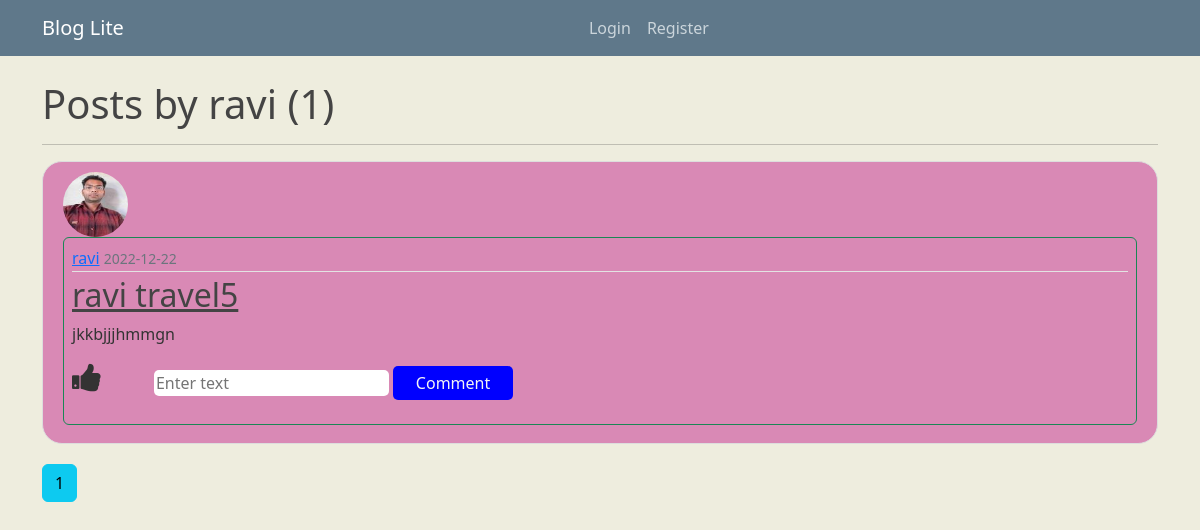
Page /user/ravi on the earlier database version.
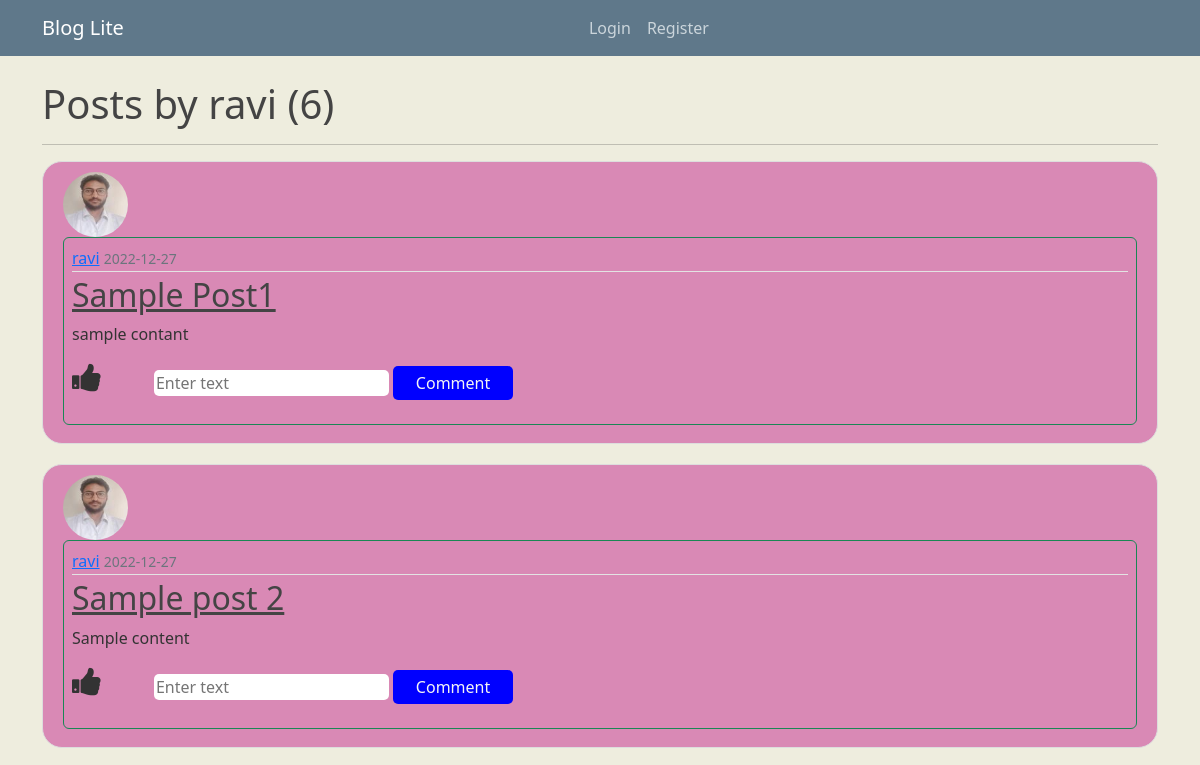
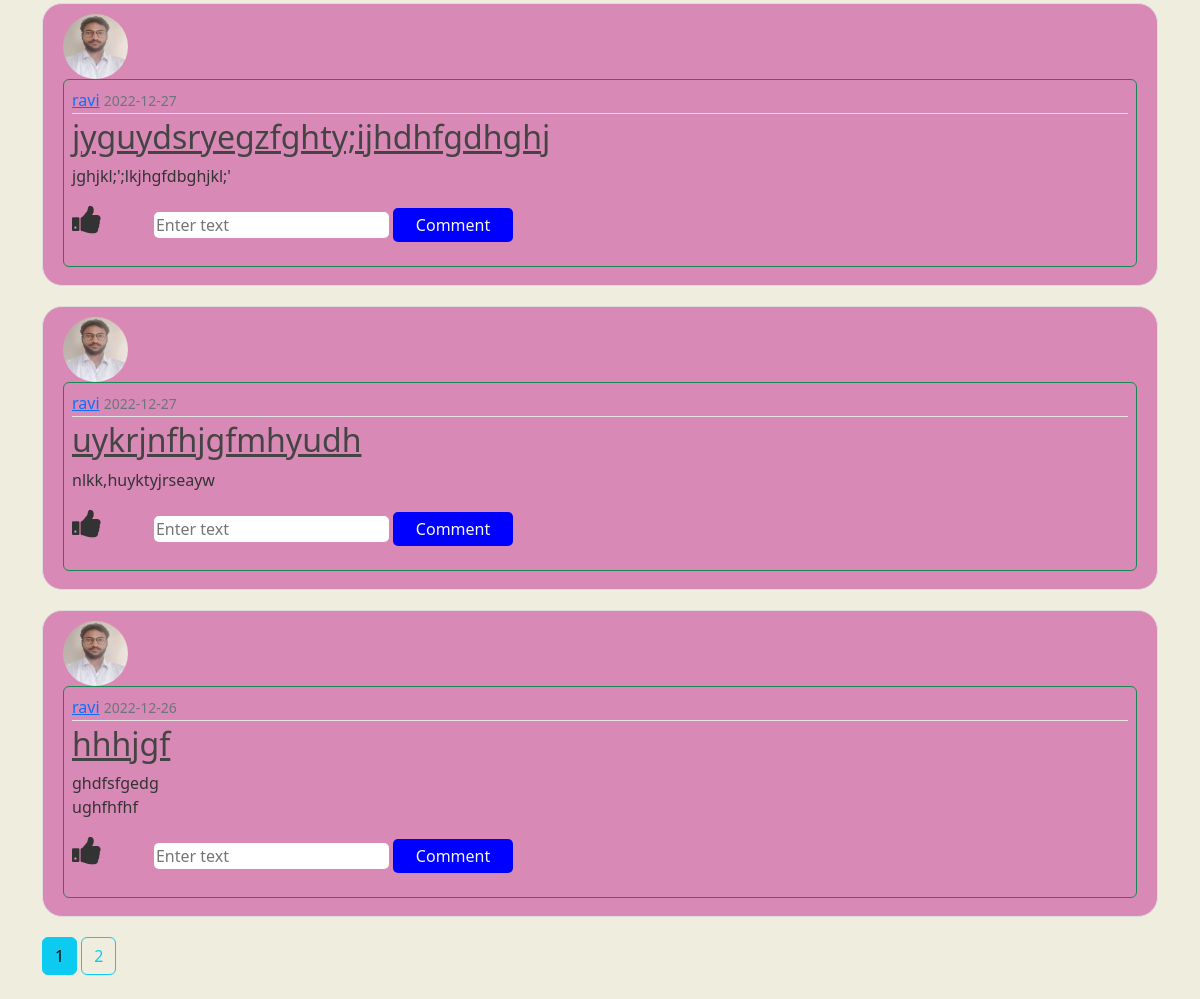
Same page on the later database version (2 pictures, top to bottom).
### flaskblog/models.py (models this page shows, shortened)
class Post(db.Model):
    id = db.Column(db.Integer, primary_key=True)
    title = db.Column(db.String(100), nullable=False)
    post_image = db.Column(db.String(20),nullable=False,default='default_post.jpg')
    date_posted = db.Column(db.DateTime, nullable=False, default=datetime.utcnow)
    content = db.Column(db.Text, nullable=False)
    user_id = db.Column(db.Integer, db.ForeignKey('user.id'), nullable=False)
    likes = db.relationship('Like',       backref='post')

class User(db.Model,UserMixin):
    id = db.Column(db.Integer, primary_key=True)
    username = db.Column(db.String(20), unique=True, nullable=False)
    email = db.Column(db.String(120), unique=True, nullable=False)
    image_file = db.Column(db.String(20), nullable=False, default='default.jpg')
    password = db.Column(db.String(60), nullable=False)
    posts = db.relationship('Post', backref='author', lazy=True)
    followed = db.relationship('User',
                               secondary=followers,
                               primaryjoin=(followers.c.follower_id == id),
                               secondaryjoin=(followers.c.followed_id == id),
                               backref=db.backref('followers')
                               )

### flaskblog/routes.py (the view)
@app.route("/user/<string:username>")
def user_posts(username):
    page = request.args.get('page', 1, type=int)
    user = User.query.filter_by(username=username).first_or_404()
    posts = Post.query.filter_by(author=user)\
        .order_by(Post.date_posted.desc())\
        .paginate(page=page, per_page=5)
    return render_template('user_posts.html', posts=posts, user=user)

### flaskblog/templates/user_posts.html (shortened to what this page needs)
{% extends "layout.html" %}
{% block content %}
    <h1 class="mb-3">Posts by {{ user.username }} ({{ posts.total }})</h1>
    <hr>
    {% for post in posts.items %}
        <article class="media content-section">
          <img class="rounded-circle article-img" src="{{ url_for('static', filename='profile_pics/' + post.author.image_file) }}">
          <div class="media-body rounded border border-success p-2 mb-2">
            <div class="article-metadata">
              <a class="mr-2" href="{{ url_for('user_posts', username=post.author.username) }}">{{ post.author.username }}</a>
              <small class="text-muted">{{ post.date_posted.strftime('%Y-%m-%d') }}</small>
            </div>
            <h2><a class="article-title" href="{{ url_for('post', post_id=post.id) }}">{{ post.title }}</a></h2>
            <p class="article-content">{{ post.content }}</p>
            <i onclick="myFunction(this)" class=" me-5 fa fa-thumbs-up fa-2x"></i>
            <input type="text" id="comment-box" placeholder="Enter text">
            <button id="post">Comment</button>
          </div>
        </article>
    {% endfor %}
    {% for page_num in posts.iter_pages(left_edge=1, right_edge=1, left_current=1, right_current=2) %}
      {% if page_num %}
        {% if posts.page == page_num %}
          <a class="btn btn-info mb-4" href="{{ url_for('user_posts', username=user.username, page=page_num) }}">{{ page_num }}</a>
        {% else %}
          <a class="btn btn-outline-info mb-4" href="{{ url_for('user_posts', username=user.username, page=page_num) }}">{{ page_num }}</a>
        {% endif %}
      {% else %}
        ...
      {% endif %}
    {% endfor %}
{% endblock content %}

Differences in the rows shown:
no longer on this page (row unchanged): Post: image_file (picture), author.username "ravi", date_posted "2022-12-22", title "ravi travel5", content "jkkbjjjhmmgn"
added Post: image_file (picture), author.username "ravi", date_posted "2022-12-27", title "Sample Post1", content "sample contant"
added Post: image_file (picture), author.username "ravi", date_posted "2022-12-27", title "Sample post 2", content "Sample content"
added Post: image_file (picture), author.username "ravi", date_posted "2022-12-27", title "jyguydsryegzfghty;ijhdhfgdhghj", content "jghjkl;';lkjhgfdbghjkl;'"
added Post: image_file (picture), author.username "ravi", date_posted "2022-12-27", title "uykrjnfhjgfmhyudh", content "nlkk,huyktyjrseayw"
added Post: image_file (picture), author.username "ravi", date_posted "2022-12-26", title "hhhjgf", content "ghdfsfgedg ughfhfhf"
Other differences:
{{ posts.total }}: "1" → "6"
new list line: "2"
